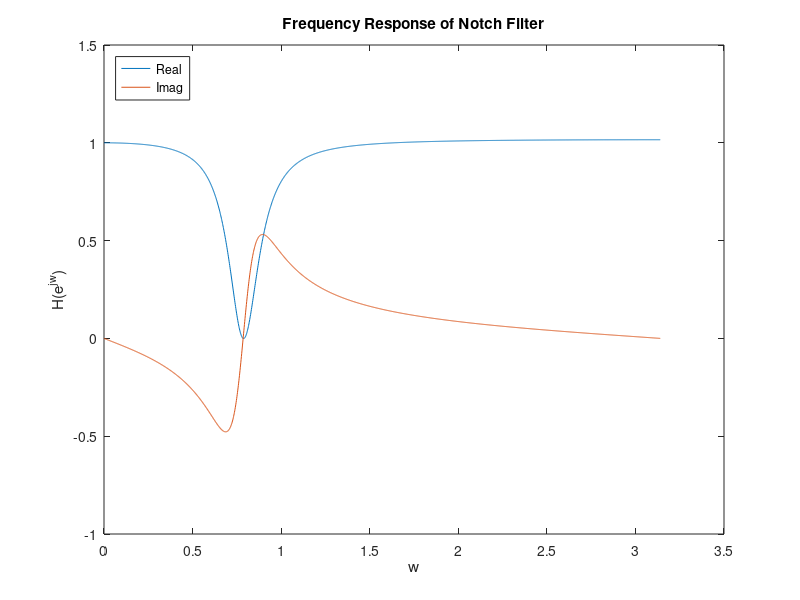

Write MATLAB code to recreate this figure.
w0 = pi/4;
r0 = 0.9;
b0 = (1 + r0^2 -2*r0*cos(w0))/(2 - 2*cos(w0));

B = [b0, -2*b0*cos(w0), b0];
A = [1, -2*r0*cos(w0), r0^2];
N = 2001;

[H, W] = freqz(B, A, N);

figure;
plot(W, real(H));
hold on;
plot(W, imag(H));
title("Frequency Response of Notch Filter");
xlabel("w");
ylabel("H(e^{jw})");
legend("Real", "Imag", "Location","northwest");